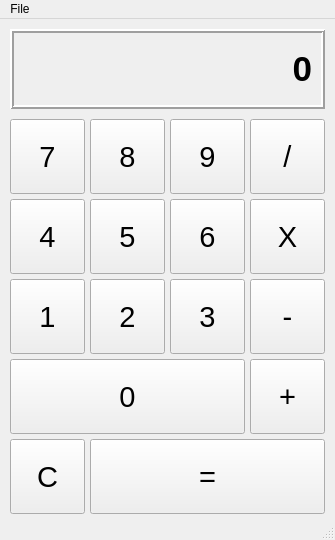
<?xml version="1.0" encoding="UTF-8"?>
<ui version="4.0">
 <class>MainWindow</class>
 <widget class="QMainWindow" name="MainWindow">
  <property name="geometry">
   <rect>
    <x>0</x>
    <y>0</y>
    <width>335</width>
    <height>540</height>
   </rect>
  </property>
  <property name="windowTitle">
   <string>Calculator</string>
  </property>
  <widget class="QWidget" name="centralwidget">
   <widget class="QLabel" name="result_label">
    <property name="geometry">
     <rect>
      <x>10</x>
      <y>10</y>
      <width>315</width>
      <height>80</height>
     </rect>
    </property>
    <property name="font">
     <font>
      <pointsize>26</pointsize>
      <bold>true</bold>
     </font>
    </property>
    <property name="frameShape">
     <enum>QFrame::Box</enum>
    </property>
    <property name="frameShadow">
     <enum>QFrame::Raised</enum>
    </property>
    <property name="lineWidth">
     <number>2</number>
    </property>
    <property name="text">
     <string>0</string>
    </property>
    <property name="alignment">
     <set>Qt::AlignRight|Qt::AlignTrailing|Qt::AlignVCenter</set>
    </property>
    <property name="margin">
     <number>10</number>
    </property>
   </widget>
   <widget class="QPushButton" name="seven_btn">
    <property name="geometry">
     <rect>
      <x>10</x>
      <y>100</y>
      <width>75</width>
      <height>75</height>
     </rect>
    </property>
    <property name="font">
     <font>
      <pointsize>22</pointsize>
     </font>
    </property>
    <property name="text">
     <string>7</string>
    </property>
   </widget>
   <widget class="QPushButton" name="eight_btn">
    <property name="geometry">
     <rect>
      <x>90</x>
      <y>100</y>
      <width>75</width>
      <height>75</height>
     </rect>
    </property>
    <property name="font">
     <font>
      <pointsize>22</pointsize>
     </font>
    </property>
    <property name="text">
     <string>8</string>
    </property>
   </widget>
   <widget class="QPushButton" name="nine_btn">
    <property name="geometry">
     <rect>
      <x>170</x>
      <y>100</y>
      <width>75</width>
      <height>75</height>
     </rect>
    </property>
    <property name="font">
     <font>
      <pointsize>22</pointsize>
     </font>
    </property>
    <property name="text">
     <string>9</string>
    </property>
   </widget>
   <widget class="QPushButton" name="division_btn">
    <property name="geometry">
     <rect>
      <x>250</x>
      <y>100</y>
      <width>75</width>
      <height>75</height>
     </rect>
    </property>
    <property name="font">
     <font>
      <pointsize>22</pointsize>
     </font>
    </property>
    <property name="text">
     <string>/</string>
    </property>
   </widget>
   <widget class="QPushButton" name="multiply_btn">
    <property name="geometry">
     <rect>
      <x>250</x>
      <y>180</y>
      <width>75</width>
      <height>75</height>
     </rect>
    </property>
    <property name="font">
     <font>
      <pointsize>22</pointsize>
     </font>
    </property>
    <property name="text">
     <string>X</string>
    </property>
   </widget>
   <widget class="QPushButton" name="five_btn">
    <property name="geometry">
     <rect>
      <x>90</x>
      <y>180</y>
      <width>75</width>
      <height>75</height>
     </rect>
    </property>
    <property name="font">
     <font>
      <pointsize>22</pointsize>
     </font>
    </property>
    <property name="text">
     <string>5</string>
    </property>
   </widget>
   <widget class="QPushButton" name="four_btn">
    <property name="geometry">
     <rect>
      <x>10</x>
      <y>180</y>
      <width>75</width>
      <height>75</height>
     </rect>
    </property>
    <property name="font">
     <font>
      <pointsize>22</pointsize>
     </font>
    </property>
    <property name="text">
     <string>4</string>
    </property>
   </widget>
   <widget class="QPushButton" name="six_btn">
    <property name="geometry">
     <rect>
      <x>170</x>
      <y>180</y>
      <width>75</width>
      <height>75</height>
     </rect>
    </property>
    <property name="font">
     <font>
      <pointsize>22</pointsize>
     </font>
    </property>
    <property name="text">
     <string>6</string>
    </property>
   </widget>
   <widget class="QPushButton" name="minus_btn">
    <property name="geometry">
     <rect>
      <x>250</x>
      <y>260</y>
      <width>75</width>
      <height>75</height>
     </rect>
    </property>
    <property name="font">
     <font>
      <pointsize>22</pointsize>
     </font>
    </property>
    <property name="text">
     <string>-</string>
    </property>
   </widget>
   <widget class="QPushButton" name="two_btn">
    <property name="geometry">
     <rect>
      <x>90</x>
      <y>260</y>
      <width>75</width>
      <height>75</height>
     </rect>
    </property>
    <property name="font">
     <font>
      <pointsize>22</pointsize>
     </font>
    </property>
    <property name="text">
     <string>2</string>
    </property>
   </widget>
   <widget class="QPushButton" name="one_btn">
    <property name="geometry">
     <rect>
      <x>10</x>
      <y>260</y>
      <width>75</width>
      <height>75</height>
     </rect>
    </property>
    <property name="font">
     <font>
      <pointsize>22</pointsize>
     </font>
    </property>
    <property name="text">
     <string>1</string>
    </property>
   </widget>
   <widget class="QPushButton" name="three_btn">
    <property name="geometry">
     <rect>
      <x>170</x>
      <y>260</y>
      <width>75</width>
      <height>75</height>
     </rect>
    </property>
    <property name="font">
     <font>
      <pointsize>22</pointsize>
     </font>
    </property>
    <property name="text">
     <string>3</string>
    </property>
   </widget>
   <widget class="QPushButton" name="plus_btn">
    <property name="geometry">
     <rect>
      <x>250</x>
      <y>340</y>
      <width>75</width>
      <height>75</height>
     </rect>
    </property>
    <property name="font">
     <font>
      <pointsize>22</pointsize>
     </font>
    </property>
    <property name="text">
     <string>+</string>
    </property>
   </widget>
   <widget class="QPushButton" name="zero_btn">
    <property name="geometry">
     <rect>
      <x>10</x>
      <y>340</y>
      <width>235</width>
      <height>75</height>
     </rect>
    </property>
    <property name="font">
     <font>
      <pointsize>22</pointsize>
     </font>
    </property>
    <property name="text">
     <string>0</string>
    </property>
   </widget>
   <widget class="QPushButton" name="equal_btn">
    <property name="geometry">
     <rect>
      <x>90</x>
      <y>420</y>
      <width>235</width>
      <height>75</height>
     </rect>
    </property>
    <property name="font">
     <font>
      <pointsize>22</pointsize>
     </font>
    </property>
    <property name="text">
     <string>=</string>
    </property>
   </widget>
   <widget class="QPushButton" name="c_btn">
    <property name="geometry">
     <rect>
      <x>10</x>
      <y>420</y>
      <width>75</width>
      <height>75</height>
     </rect>
    </property>
    <property name="font">
     <font>
      <pointsize>22</pointsize>
     </font>
    </property>
    <property name="text">
     <string>C</string>
    </property>
   </widget>
  </widget>
  <widget class="QMenuBar" name="menubar">
   <property name="geometry">
    <rect>
     <x>0</x>
     <y>0</y>
     <width>335</width>
     <height>22</height>
    </rect>
   </property>
   <widget class="QMenu" name="menuFile">
    <property name="title">
     <string>File</string>
    </property>
    <addaction name="actionAbout"/>
    <addaction name="actionExit"/>
   </widget>
   <addaction name="menuFile"/>
  </widget>
  <widget class="QStatusBar" name="statusbar"/>
  <action name="actionAbout">
   <property name="text">
    <string>About</string>
   </property>
  </action>
  <action name="actionExit">
   <property name="text">
    <string>Exit</string>
   </property>
  </action>
 </widget>
 <resources/>
 <connections/>
</ui>
